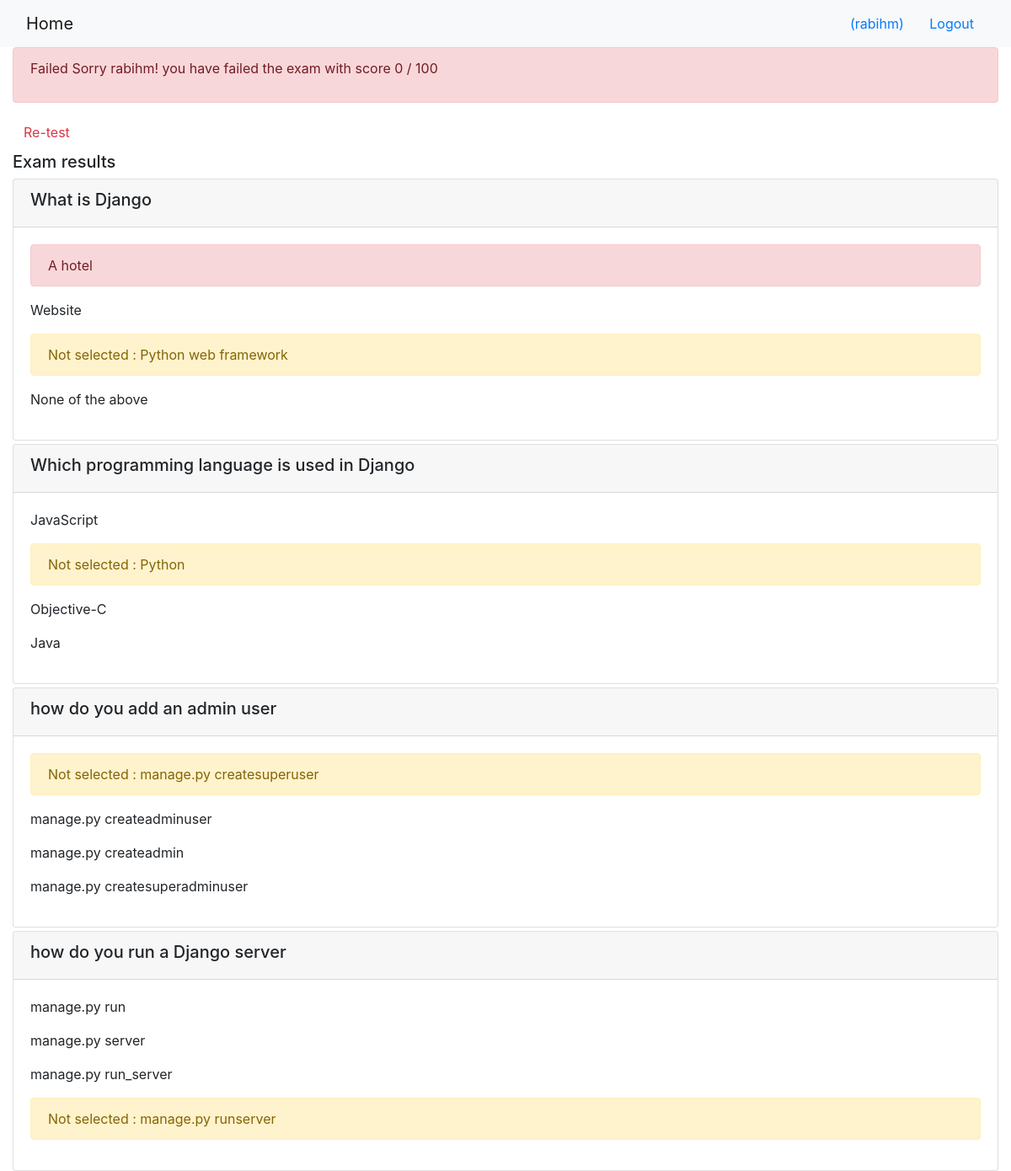
The app's page /onlinecourse/1/submission/1/result/ (signed in) with its own data.
### onlinecourse/models.py (models this page shows)
class Question(models.Model):
    lesson = models.ForeignKey(Lesson , on_delete=models.CASCADE)
    question_text = models.TextField()
    grade = models.FloatField()
    def is_get_score(self, selected_ids):
       all_answers = self.choice_set.filter(is_correct=True).count()
       selected_correct = self.choice_set.filter(is_correct=True, id__in=selected_ids).count()
       selected_incorrect = self.choice_set.filter(is_correct=False, id__in=selected_ids).count()
       if all_answers == (selected_correct - selected_incorrect):
           return True
       else:
           return False

class Choice(models.Model):
    question = models.ForeignKey(Question , on_delete=models.CASCADE)
    choice_text = models.TextField()
    is_correct = models.BooleanField(default=False)

### onlinecourse/views.py (the view)
# urls.py: path('<int:course_id>/submission/<int:submission_id>/result/', views.show_exam_result, name='show_exam_result'),
def show_exam_result(request, course_id, submission_id):
    course = Course.objects.get(pk=course_id)
    submission = Submission.objects.get(pk=submission_id)
    choices = submission.choices.all()
    lesson = Lesson.objects.get(pk=submission.choices.first().question.lesson.pk)
    questions = lesson.question_set.all()
    total_score = 0
    grade = 0
    for question in questions:
        total_score += question.grade
        if question.is_get_score(choices):
            grade += question.grade
    total_grade = (grade/total_score)*100
    context = {
        'course' : course,
        'submission' : submission,
        'choices' : choices,
        'grade' : int(total_grade),
        'total_score' : int(total_score),
        'questions' : questions
    }
    return render(request, 'onlinecourse/exam_result_bootstrap.html', context)

### onlinecourse/templates/onlinecourse/exam_result_bootstrap.html (shortened to what this page needs)
<!DOCTYPE html>
<html lang="en">
<head>
    {% load static %}
    <link rel="stylesheet" href="https://maxcdn.bootstrapcdn.com/bootstrap/4.5.2/css/bootstrap.min.css">
</head>
<body>
 <nav class="navbar navbar-light bg-light">
    <div class="container-fluid">
        <div class="navbar-header">
              <a class="navbar-brand" href="{% url 'onlinecourse:index' %}">Home</a>
        </div>
        <ul class="nav navbar-nav navbar-right">
            {% if user.is_authenticated %}
            <li>
                <a class="btn btn-link" href="#">{{ user.first_name }}({{ user.username }})</a>
                <a class="btn btn-link" href="{% url 'onlinecourse:logout' %}">Logout</a>
            </li>
            {% endif %}
        </ul>
    </div>
</nav>
<div class="container-fluid">
    {% if grade > 80 %}
    <div class="alert alert-success">
       <p>Congratulations, {{ user.username }}! You have passed the exam and completed the course with score {{grade}} / {{total_score}}<p>
    </div>
        {% else %}
        <div class="alert alert-danger">
                <p>Failed Sorry {{ user.username }}! you have failed the exam with score {{grade}} / {{total_score}}<p>
        </div>
        <a class="btn btn-link text-danger" href="{% url 'onlinecourse:course_details' course.id %}">Re-test</a>
        {% endif %}
        <div class="card-columns-vertical mt-1">
        <h5 class="">Exam results</h5>
            {% for question in questions %}
            <div class="card mt-1">
                <div class="card-header"><h5>{{ question.question_text }}</h5></div>
                <div class="card-body">
                    {% for choice in question.choice_set.all %}
                        {% if choice in choices%}
                            {% if choice.is_correct%}
                                <p class="alert alert-success">{{choice.choice_text}}<p>
                            {% else %}
                                <p class="alert alert-danger">{{choice.choice_text}}<p>
                            {% endif %}
                        {% else %}
                            {% if choice.is_correct %}
                                <p class="alert alert-warning">Not selected : {{choice.choice_text}}<p>
                            {% else %}
                                <p>{{choice.choice_text}}<p>
                            {% endif %}
                        {% endif %}
                    {% endfor %}
                </div>
            </div>
            {% endfor %}
        </div>
    </div>
</body>
</html>

### records on screen
Question: question_text "What is Django"
Choice: choice_text "A hotel"
Choice: choice_text "Website"
Choice: choice_text "Python web framework"
Choice: choice_text "None of the above"
Question: question_text "Which programming language is used in Django"
Choice: choice_text "JavaScript"
Choice: choice_text "Python"
Choice: choice_text "Objective-C"
Choice: choice_text "Java"
Question: question_text "how do you add an admin user"
Choice: choice_text "manage.py createsuperuser"
Choice: choice_text "manage.py createadminuser"
Choice: choice_text "manage.py createadmin"
Choice: choice_text "manage.py createsuperadminuser"
Question: question_text "how do you run a Django server"
Choice: choice_text "manage.py run"
Choice: choice_text "manage.py server"
Choice: choice_text "manage.py run_server"
Choice: choice_text "manage.py runserver"

### other values on screen
{{ user.username }} "rabihm"
{{ grade }} "0"
{{ total_score }} "100"
